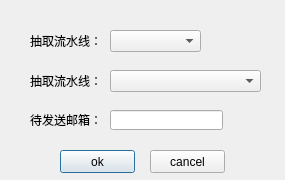
<?xml version="1.0" encoding="UTF-8"?>
<ui version="4.0">
 <class>Dialog</class>
 <widget class="QDialog" name="Dialog">
  <property name="geometry">
   <rect>
    <x>0</x>
    <y>0</y>
    <width>285</width>
    <height>180</height>
   </rect>
  </property>
  <property name="windowTitle">
   <string>Dialog</string>
  </property>
  <widget class="QLabel" name="label_1">
   <property name="geometry">
    <rect>
     <x>30</x>
     <y>30</y>
     <width>71</width>
     <height>21</height>
    </rect>
   </property>
   <property name="text">
    <string>抽取流水线：</string>
   </property>
  </widget>
  <widget class="QLabel" name="label_2">
   <property name="geometry">
    <rect>
     <x>30</x>
     <y>110</y>
     <width>71</width>
     <height>20</height>
    </rect>
   </property>
   <property name="text">
    <string>待发送邮箱：</string>
   </property>
  </widget>
  <widget class="QComboBox" name="comboBox_1">
   <property name="geometry">
    <rect>
     <x>110</x>
     <y>30</y>
     <width>91</width>
     <height>22</height>
    </rect>
   </property>
  </widget>
  <widget class="QPushButton" name="okButton">
   <property name="geometry">
    <rect>
     <x>60</x>
     <y>150</y>
     <width>75</width>
     <height>23</height>
    </rect>
   </property>
   <property name="text">
    <string>ok</string>
   </property>
  </widget>
  <widget class="QPushButton" name="cancelButton">
   <property name="geometry">
    <rect>
     <x>150</x>
     <y>150</y>
     <width>75</width>
     <height>23</height>
    </rect>
   </property>
   <property name="text">
    <string>cancel</string>
   </property>
  </widget>
  <widget class="QLabel" name="label_4">
   <property name="geometry">
    <rect>
     <x>30</x>
     <y>70</y>
     <width>71</width>
     <height>21</height>
    </rect>
   </property>
   <property name="text">
    <string>抽取流水线：</string>
   </property>
  </widget>
  <widget class="QComboBox" name="comboBox_2">
   <property name="geometry">
    <rect>
     <x>110</x>
     <y>70</y>
     <width>151</width>
     <height>22</height>
    </rect>
   </property>
  </widget>
  <widget class="QLineEdit" name="lineEdit">
   <property name="geometry">
    <rect>
     <x>110</x>
     <y>110</y>
     <width>113</width>
     <height>20</height>
    </rect>
   </property>
  </widget>
 </widget>
 <resources/>
 <connections/>
</ui>
